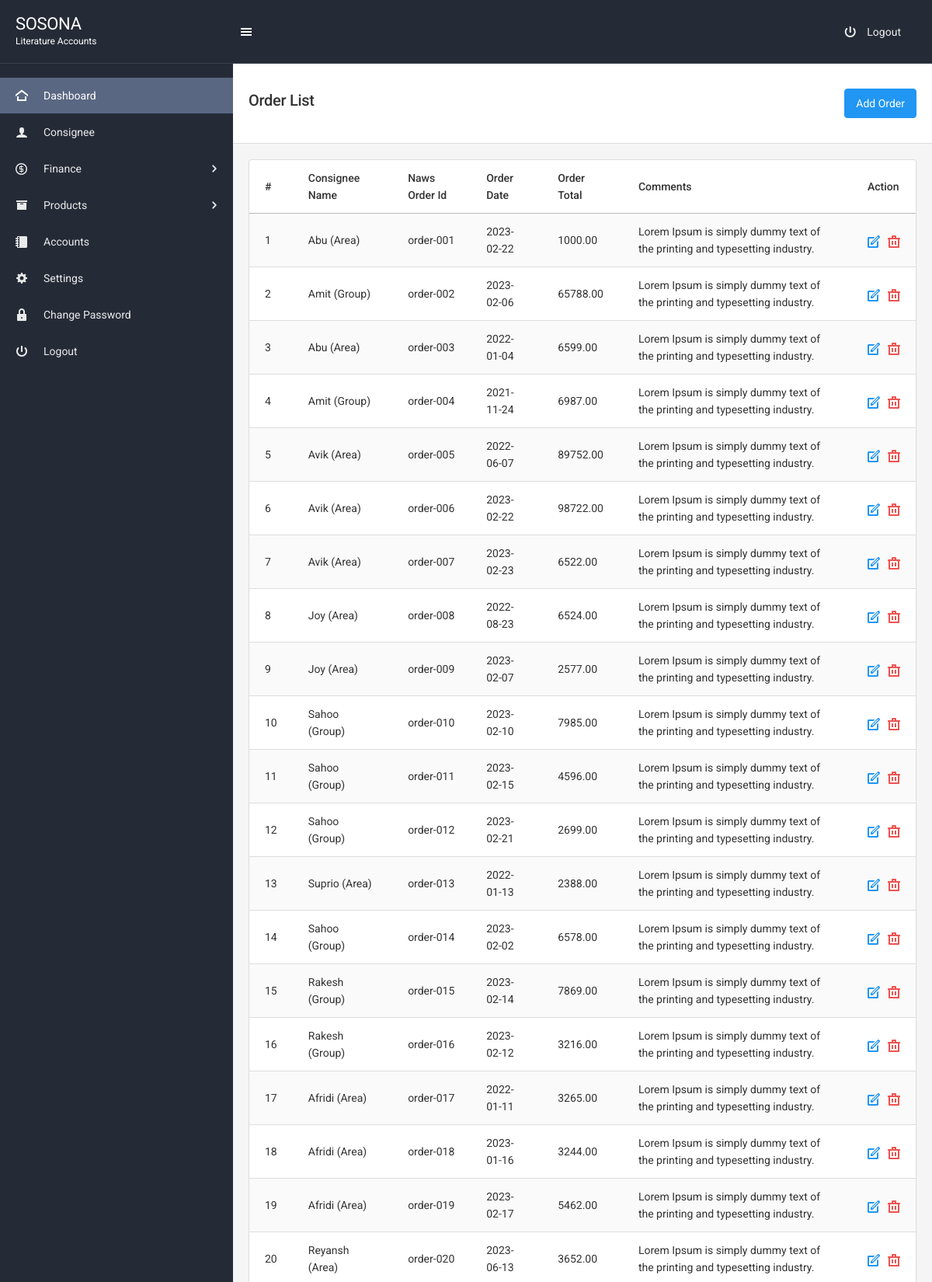
/order.php (signed in, upper part), run on the app's committed database.
### tables this page shows
CREATE TABLE `order_new` (
  `id` int(11) NOT NULL,
  `consignee_id` int(11) NOT NULL,
  `naws_order_id` varchar(255) NOT NULL,
  `order_date` date NOT NULL,
  `order_total` float(9,2) NOT NULL,
  `area_share_amt` float(9,2) NOT NULL,
  `area_billing_amt` float(9,2) NOT NULL,
  `sosona_share_amt` float(9,2) NOT NULL,
  `sosona_billing_amt` float(9,2) NOT NULL,
  `comments` longtext NOT NULL
);

CREATE TABLE `consignee` (
  `id` int(11) NOT NULL,
  `name` varchar(255) NOT NULL,
  `entry_type` varchar(255) NOT NULL COMMENT '1=sosona,2=area,3=group',
  `city` varchar(255) NOT NULL,
  `opening_bal_amt` float(9,2) NOT NULL,
  `as_on_date` date NOT NULL,
  `comments` longtext NOT NULL
);

### order.php (the view, shortened to what this page needs)
<?php
include "includes/header.php";
?>
<?php
include "includes/top-navbar.php";
 ?>
<div class="page-content">
    <?php
    include "includes/left-sidebar.php";
     ?>
    <div class="content-wrapper">
        <div class="content-inner">
            <div class="page-header page-header-light">
                <div class="page-header-content header-elements-lg-inline">
                    <div class="page-title d-flex w-100">
                        <h4 class="mr-auto"><span class="font-weight-semibold">Order List</span></h4>
                        <a href="order-add-edit.php" class="btn btn-primary">Add Order</a>
                    </div>
                </div>
            </div>
            <div class="content">
            <div class="card">
              <div class="table-responsive">
                <table class="table table-striped">
                  <thead>
                    <tr>
                      <th>#</th>
                      <th>Consignee Name</th>
                      <th>Naws Order Id</th>
                      <th>Order Date</th>
                      <th>Order Total</th>
                       <th>Comments</th>
                      <th>Action</th>
                    </tr>
                  </thead>
                  <tbody>
                    <?php
                      $sel="SELECT *  FROM `consignee` INNER JOIN `order_new` ON order_new.consignee_id=consignee.id ";
                      $counter = 0;
                      $rs=$conn->query($sel);
                      while($row=$rs->fetch_assoc()){
                    ?>
                    <tr>
                      <td><?php echo ++$counter; ?></td>
                      <td><?php echo $row['name'];?> (<?php echo $row['entry_type'];?>)</td>
                      <td><?php echo $row['naws_order_id'];?></td>
                      <td><?php echo $row['order_date'];?></td>
                      <td><?php echo $row['order_total'];?></td>
                      <td><?php echo $row['comments'];?></td>
                      <td>
                        <div class="list-icons">
                          <a href="order-add-edit.php?id=<?php echo $row['id'];?>" class="list-icons-item text-primary"><i class="icon-pencil7"></i></a>
                          <a href="#" data-toggle="modal" data-target="#confirmDeletet<?php echo $row['id'] ?>" class="list-icons-item text-danger"><i class="icon-trash"></i></a>
                        </div>
                      </td>
                    </tr>
                    <?php
                    }
                    ?>
                  </tbody>
                </table>
              </div>
            </div>
            </div>
<?php include "includes/footer.php"; ?>

### data on the page
order_new: consignee.name "Abu", consignee.entry_type "Area", naws_order "order-001", order_date "2023-02-22", order_total "1000.00", comments "Lorem Ipsum is simply dummy text of the printing and typesetting industry."
order_new: consignee.name "Amit", consignee.entry_type "Group", naws_order "order-002", order_date "2023-02-06", order_total "65788.00", comments "Lorem Ipsum is simply dummy text of the printing and typesetting industry."
order_new: consignee.name "Abu", consignee.entry_type "Area", naws_order "order-003", order_date "2022-01-04", order_total "6599.00", comments "Lorem Ipsum is simply dummy text of the printing and typesetting industry."
order_new: consignee.name "Amit", consignee.entry_type "Group", naws_order "order-004", order_date "2021-11-24", order_total "6987.00", comments "Lorem Ipsum is simply dummy text of the printing and typesetting industry."
order_new: consignee.name "Avik", consignee.entry_type "Area", naws_order "order-005", order_date "2022-06-07", order_total "89752.00", comments "Lorem Ipsum is simply dummy text of the printing and typesetting industry."
order_new: consignee.name "Avik", consignee.entry_type "Area", naws_order "order-006", order_date "2023-02-22", order_total "98722.00", comments "Lorem Ipsum is simply dummy text of the printing and typesetting industry."
order_new: consignee.name "Avik", consignee.entry_type "Area", naws_order "order-007", order_date "2023-02-23", order_total "6522.00", comments "Lorem Ipsum is simply dummy text of the printing and typesetting industry."
order_new: consignee.name "Joy", consignee.entry_type "Area", naws_order "order-008", order_date "2022-08-23", order_total "6524.00", comments "Lorem Ipsum is simply dummy text of the printing and typesetting industry."
order_new: consignee.name "Joy", consignee.entry_type "Area", naws_order "order-009", order_date "2023-02-07", order_total "2577.00", comments "Lorem Ipsum is simply dummy text of the printing and typesetting industry."
order_new: consignee.name "Sahoo", consignee.entry_type "Group", naws_order "order-010", order_date "2023-02-10", order_total "7985.00", comments "Lorem Ipsum is simply dummy text of the printing and typesetting industry."
order_new: consignee.name "Sahoo", consignee.entry_type "Group", naws_order "order-011", order_date "2023-02-15", order_total "4596.00", comments "Lorem Ipsum is simply dummy text of the printing and typesetting industry."
order_new: consignee.name "Sahoo", consignee.entry_type "Group", naws_order "order-012", order_date "2023-02-21", order_total "2699.00", comments "Lorem Ipsum is simply dummy text of the printing and typesetting industry."
order_new: consignee.name "Suprio", consignee.entry_type "Area", naws_order "order-013", order_date "2022-01-13", order_total "2388.00", comments "Lorem Ipsum is simply dummy text of the printing and typesetting industry."
order_new: consignee.name "Sahoo", consignee.entry_type "Group", naws_order "order-014", order_date "2023-02-02", order_total "6578.00", comments "Lorem Ipsum is simply dummy text of the printing and typesetting industry."
order_new: consignee.name "Rakesh", consignee.entry_type "Group", naws_order "order-015", order_date "2023-02-14", order_total "7869.00", comments "Lorem Ipsum is simply dummy text of the printing and typesetting industry."
order_new: consignee.name "Rakesh", consignee.entry_type "Group", naws_order "order-016", order_date "2023-02-12", order_total "3216.00", comments "Lorem Ipsum is simply dummy text of the printing and typesetting industry."
order_new: consignee.name "Afridi", consignee.entry_type "Area", naws_order "order-017", order_date "2022-01-11", order_total "3265.00", comments "Lorem Ipsum is simply dummy text of the printing and typesetting industry."
order_new: consignee.name "Afridi", consignee.entry_type "Area", naws_order "order-018", order_date "2023-01-16", order_total "3244.00", comments "Lorem Ipsum is simply dummy text of the printing and typesetting industry."
order_new: consignee.name "Afridi", consignee.entry_type "Area", naws_order "order-019", order_date "2023-02-17", order_total "5462.00", comments "Lorem Ipsum is simply dummy text of the printing and typesetting industry."
order_new: consignee.name "Reyansh", consignee.entry_type "Area", naws_order "order-020", order_date "2023-06-13", order_total "3652.00", comments "Lorem Ipsum is simply dummy text of the printing and typesetting industry."
